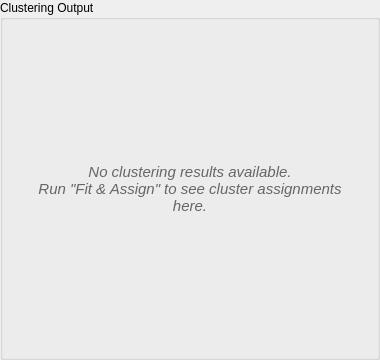
<?xml version="1.0" encoding="UTF-8"?>
<ui version="4.0">
 <class>ClusterOutputPanel</class>
 <widget class="QWidget" name="ClusterOutputPanel">
  <property name="geometry">
   <rect>
    <x>0</x>
    <y>0</y>
    <width>380</width>
    <height>360</height>
   </rect>
  </property>
  <layout class="QVBoxLayout" name="mainLayout">
   <property name="leftMargin">
    <number>0</number>
   </property>
   <property name="topMargin">
    <number>0</number>
   </property>
   <property name="rightMargin">
    <number>0</number>
   </property>
   <property name="bottomMargin">
    <number>0</number>
   </property>
   <item>
    <widget class="QGroupBox" name="outputGroupBox">
     <property name="title">
      <string>Clustering Output</string>
     </property>
     <layout class="QVBoxLayout" name="groupBoxLayout">
      <!-- Stacked widget: no-results page vs. results page -->
      <item>
       <widget class="QStackedWidget" name="stackedWidget">
        <property name="currentIndex">
         <number>0</number>
        </property>
        <!-- Page 0: No results placeholder -->
        <widget class="QWidget" name="noResultsPage">
         <layout class="QVBoxLayout" name="noResultsLayout">
          <item>
           <spacer name="noResultsTopSpacer">
            <property name="orientation">
             <enum>Qt::Vertical</enum>
            </property>
            <property name="sizeHint" stdset="0">
             <size>
              <width>20</width>
              <height>40</height>
             </size>
            </property>
           </spacer>
          </item>
          <item>
           <widget class="QLabel" name="noResultsLabel">
            <property name="text">
             <string>No clustering results available.
Run "Fit &amp; Assign" to see cluster assignments here.</string>
            </property>
            <property name="alignment">
             <set>Qt::AlignCenter</set>
            </property>
            <property name="wordWrap">
             <bool>true</bool>
            </property>
            <property name="styleSheet">
             <string>QLabel { color: #666; font-style: italic; font-size: 11pt; }</string>
            </property>
           </widget>
          </item>
          <item>
           <spacer name="noResultsBottomSpacer">
            <property name="orientation">
             <enum>Qt::Vertical</enum>
            </property>
            <property name="sizeHint" stdset="0">
             <size>
              <width>20</width>
              <height>40</height>
             </size>
            </property>
           </spacer>
          </item>
         </layout>
        </widget>
        <!-- Page 1: Results display -->
        <widget class="QWidget" name="resultsPage">
         <layout class="QVBoxLayout" name="resultsLayout">
          <!-- Summary header -->
          <item>
           <widget class="QLabel" name="summaryLabel">
            <property name="text">
             <string>Algorithm: --</string>
            </property>
            <property name="styleSheet">
             <string>QLabel { font-weight: bold; color: #333; }</string>
            </property>
            <property name="wordWrap">
             <bool>true</bool>
            </property>
           </widget>
          </item>
          <item>
           <widget class="QLabel" name="fittingInfoLabel">
            <property name="text">
             <string>Fitting: -- observations, -- features</string>
            </property>
            <property name="wordWrap">
             <bool>true</bool>
            </property>
           </widget>
          </item>
          <item>
           <widget class="Line" name="clustersSeparator">
            <property name="orientation">
             <enum>Qt::Horizontal</enum>
            </property>
           </widget>
          </item>
          <!-- Cluster assignments table -->
          <item>
           <widget class="QLabel" name="clustersHeaderLabel">
            <property name="text">
             <string>Cluster Assignments</string>
            </property>
            <property name="styleSheet">
             <string>QLabel { font-weight: bold; }</string>
            </property>
           </widget>
          </item>
          <item>
           <widget class="QTableWidget" name="clusterTable">
            <property name="maximumSize">
             <size>
              <width>16777215</width>
              <height>200</height>
             </size>
            </property>
            <property name="editTriggers">
             <set>QAbstractItemView::NoEditTriggers</set>
            </property>
            <property name="alternatingRowColors">
             <bool>true</bool>
            </property>
            <property name="selectionMode">
             <enum>QAbstractItemView::NoSelection</enum>
            </property>
            <property name="showGrid">
             <bool>true</bool>
            </property>
            <property name="columnCount">
             <number>3</number>
            </property>
            <column>
             <property name="text">
              <string>Cluster</string>
             </property>
            </column>
            <column>
             <property name="text">
              <string>Count</string>
             </property>
            </column>
            <column>
             <property name="text">
              <string>Fraction</string>
             </property>
            </column>
           </widget>
          </item>
          <!-- Noise info (only visible for DBSCAN) -->
          <item>
           <widget class="QLabel" name="noiseLabel">
            <property name="text">
             <string></string>
            </property>
            <property name="styleSheet">
             <string>QLabel { color: #888; font-style: italic; }</string>
            </property>
            <property name="wordWrap">
             <bool>true</bool>
            </property>
           </widget>
          </item>
          <item>
           <widget class="Line" name="outputsSeparator">
            <property name="orientation">
             <enum>Qt::Horizontal</enum>
            </property>
           </widget>
          </item>
          <!-- Created outputs list -->
          <item>
           <widget class="QLabel" name="outputsHeaderLabel">
            <property name="text">
             <string>Created Outputs:</string>
            </property>
            <property name="styleSheet">
             <string>QLabel { font-weight: bold; }</string>
            </property>
           </widget>
          </item>
          <item>
           <widget class="QListWidget" name="outputKeysListWidget">
            <property name="maximumSize">
             <size>
              <width>16777215</width>
              <height>150</height>
             </size>
            </property>
            <property name="toolTip">
             <string>Click an output key to focus it in the DataViewer</string>
            </property>
            <property name="alternatingRowColors">
             <bool>true</bool>
            </property>
           </widget>
          </item>
          <!-- Clear button -->
          <item>
           <layout class="QHBoxLayout" name="buttonLayout">
            <item>
             <spacer name="buttonSpacer">
              <property name="orientation">
               <enum>Qt::Horizontal</enum>
              </property>
             </spacer>
            </item>
            <item>
             <widget class="QPushButton" name="clearButton">
              <property name="text">
               <string>Clear Results</string>
              </property>
              <property name="toolTip">
               <string>Clear the displayed clustering results</string>
              </property>
             </widget>
            </item>
           </layout>
          </item>
         </layout>
        </widget>
       </widget>
      </item>
     </layout>
    </widget>
   </item>
  </layout>
 </widget>
 <resources/>
 <connections/>
</ui>
